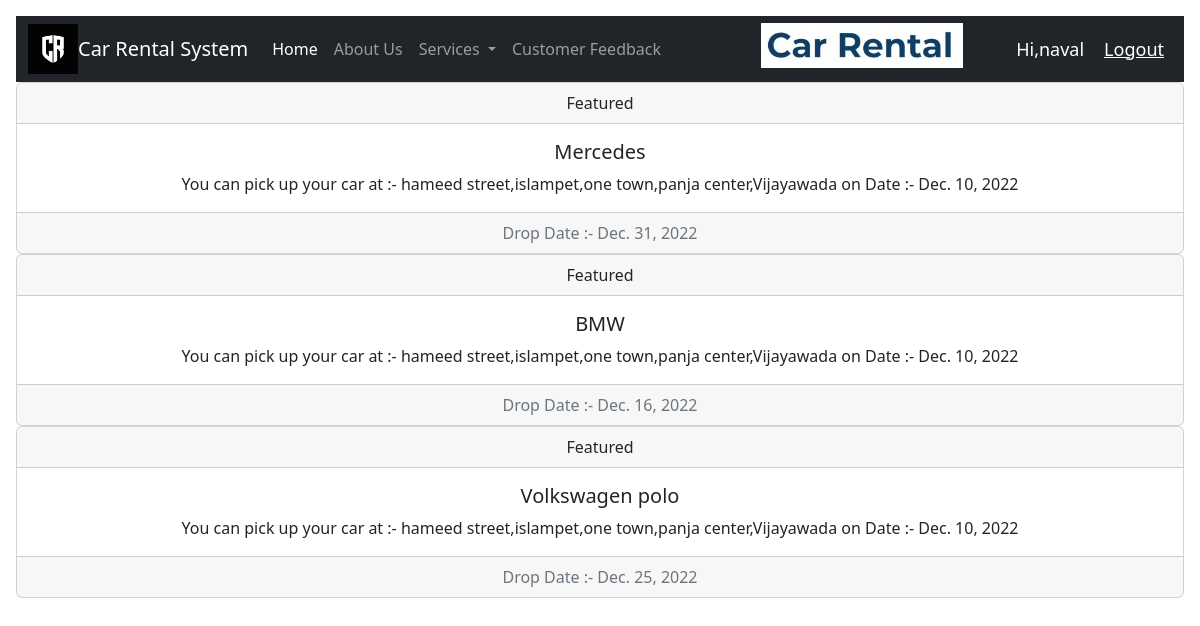
The page /manage (signed in) on the database its author committed.
### home/models.py (models this page shows, shortened)
class CarBooking(models.Model):
    name = models.CharField(max_length=122)
    email = models.CharField(max_length=122)
    phone = models.CharField(max_length=12)
    model = models.CharField(max_length=50)
    pickup = models.CharField(max_length=122)
    destination = models.CharField(max_length=122)
    pickdate = models.DateField(null=True)
    pickuptime = models.TimeField(null=True)
    dropdate = models.DateField(null=True)
    droptime = models.TimeField(null=True)

### home/views.py (the view)
# urls.py: path("manage",views.manage,name='manage'),
@login_required(login_url='login')
def manage(request):
    car =CarBooking.objects.filter(name=request.user).values()
    return render(request,'manage.html',{'books':car})

### templates/manage.html (shortened to what this page needs)
{% extends 'base.html' %}
{% block body %}
{% for i in books %}
<div class="card text-center">
  <div class="card-header">
    Featured
  </div>
  <div class="card-body">
    <h5 class="card-title">{{i.model}}</h5>
    <p class="card-text">You can pick up your car at :- {{i.pickup}} on Date :- {{i.pickdate}}</p>
  </div>
  <div class="card-footer text-muted">
    Drop Date :- {{i.dropdate}}
  </div>
</div>
{% endfor %}
{% endblock body %}

### templates/base.html (shortened to what this page needs)
<!doctype html>
<html lang="en">
  <head>
    <link href="https://cdn.jsdelivr.net/npm/bootstrap@5.2.1/dist/css/bootstrap.min.css" rel="stylesheet">
    <link href="https://getbootstrap.com/docs/5.2/assets/css/docs.css" rel="stylesheet">
  </head>
  <body class="p-3 m-0 border-0 bd-example">
    <nav class="navbar navbar-expand-lg navbar-dark bg-dark">
      <div class="container-fluid">
        <div class="text-left logo p-0 px-0"> <img src="/static/12345.jpg"  width="50"> </div><a class="navbar-brand" href="/">Car Rental System</a>
        <div class="collapse navbar-collapse" id="navbarSupportedContent">
          <ul class="navbar-nav me-auto mb-2 mb-lg-0">
            <li class="nav-item">
              <a class="nav-link active" aria-current="page" href="/">Home</a>
            </li>
            <li class="nav-item">
              <a class="nav-link" href="/about">About Us</a>
            </li>
            <li class="nav-item dropdown">
              <a class="nav-link dropdown-toggle" href="/services" role="button" data-bs-toggle="dropdown" aria-expanded="false">
                Services
              </a>
            </li>
            <li class="nav-item">
              <a class="nav-link" href="/contact">Customer Feedback</a>
              <div class="logo-image">
                <img src="/static/logo.jpg" class="img-fluid">
          </div>
          </ul>
        </div>
      </div>
      <span class="hello-msg">Hi,{{request.user}}</span>
      <span><a class="hello-msg" href="/logout">Logout</a></span>
    </nav>
   {% block body %} {% endblock body %}
  </body>
</html>

### templates/base.html (style rules this page uses)
.hello-msg { font-size: 18px; color: #fff; margin-right: 20px; }
.logo-image { position: absolute; left: 745px; overflow: hidden; margin-top: -6px; }

### rows shown on the page
CarBooking: model "Mercedes", pickup "hameed street,islampet,one town,panja center,Vijayawada", pickdate "Dec. 10, 2022", dropdate "Dec. 31, 2022"
CarBooking: model "BMW", pickup "hameed street,islampet,one town,panja center,Vijayawada", pickdate "Dec. 10, 2022", dropdate "Dec. 16, 2022"
CarBooking: model "Volkswagen polo", pickup "hameed street,islampet,one town,panja center,Vijayawada", pickdate "Dec. 10, 2022", dropdate "Dec. 25, 2022"

### other values the page prints
{{ request.user }} "naval"
